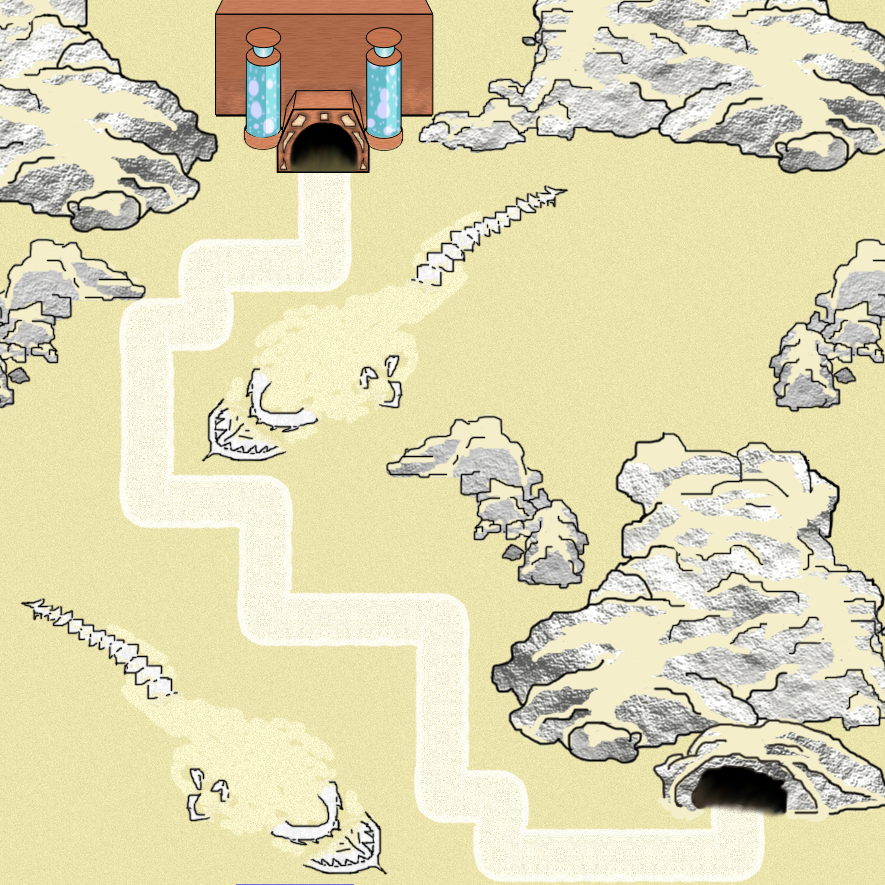

A 2D game scene composited from a Tiled map and its tileset images. What follows is a short description and the map's XML, with each tile layer's data collapsed to a summary:
An orthogonal 15x15 tile map with 59x59 px tiles, 5 tile layers (ground, path, obstacles, obstacle2, ...), 2 tilesets.

<map version="1.0" orientation="orthogonal" width="15" height="15" tilewidth="59" tileheight="59">
 <tileset firstgid="1" name="Tileset_Desert" tilewidth="59" tileheight="59">
  <image source="Tileset_Desert_test.png" trans="ff00ff" width="1126" height="1524" />
  <tile id="0">
   <properties>
    <property name="gtype" value="SAND_WAY" />
   </properties>
  </tile>
  <tile id="1">
   <properties>
    <property name="gtype" value="SAND_WAY" />
   </properties>
  </tile>
  <tile id="2">
   <properties>
    <property name="gtype" value="SAND_WAY" />
   </properties>
  </tile>
  <tile id="3">
   <properties>
    <property name="gtype" value="SAND_WAY" />
   </properties>
  </tile>
  <tile id="19">
   <properties>
    <property name="gtype" value="SAND_WAY" />
   </properties>
  </tile>
  <tile id="20">
   <properties>
    <property name="gtype" value="SAND_WAY" />
   </properties>
  </tile>
  <tile id="21">
   <properties>
    <property name="gtype" value="SAND_WAY" />
   </properties>
  </tile>
  <tile id="22">
   <properties>
    <property name="gtype" value="SAND_WAY" />
   </properties>
  </tile>
  <tile id="57">
   <properties>
    <property name="gtype" value="SAND" />
   </properties>
  </tile>
  <tile id="58">
   <properties>
    <property name="gtype" value="SAND" />
   </properties>
  </tile>
  <tile id="59">
   <properties>
    <property name="gtype" value="SAND" />
   </properties>
  </tile>
  <tile id="76">
   <properties>
    <property name="gtype" value="SAND" />
   </properties>
  </tile>
  <tile id="77">
   <properties>
    <property name="gtype" value="SAND" />
   </properties>
  </tile>
  <tile id="78">
   <properties>
    <property name="gtype" value="SAND" />
   </properties>
  </tile>
  <tile id="95">
   <properties>
    <property name="gtype" value="SAND" />
   </properties>
  </tile>
  <tile id="96">
   <properties>
    <property name="gtype" value="SAND" />
   </properties>
  </tile>
  <tile id="97">
   <properties>
    <property name="gtype" value="SAND" />
   </properties>
  </tile>
  <tile id="251">
   <properties>
    <property name="gtype" value="GENERIC_OBSTACLE" />
   </properties>
  </tile>
  <tile id="252">
   <properties>
    <property name="gtype" value="GENERIC_OBSTACLE" />
   </properties>
  </tile>
  <tile id="253">
   <properties>
    <property name="gtype" value="GENERIC_OBSTACLE" />
   </properties>
  </tile>
  <tile id="269">
   <properties>
    <property name="gtype" value="GENERIC_OBSTACLE" />
   </properties>
  </tile>
  <tile id="270">
   <properties>
    <property name="gtype" value="GENERIC_OBSTACLE" />
   </properties>
  </tile>
  <tile id="271">
   <properties>
    <property name="gtype" value="GENERIC_OBSTACLE" />
   </properties>
  </tile>
  <tile id="286">
   <properties>
    <property name="gtype" value="GENERIC_OBSTACLE" />
   </properties>
  </tile>
  <tile id="287">
   <properties>
    <property name="gtype" value="GENERIC_OBSTACLE" />
   </properties>
  </tile>
  <tile id="288">
   <properties>
    <property name="gtype" value="GENERIC_OBSTACLE" />
   </properties>
  </tile>
  <tile id="289">
   <properties>
    <property name="gtype" value="GENERIC_OBSTACLE" />
   </properties>
  </tile>
  <tile id="304">
   <properties>
    <property name="gtype" value="GENERIC_OBSTACLE" />
   </properties>
  </tile>
  <tile id="305">
   <properties>
    <property name="gtype" value="GENERIC_OBSTACLE" />
   </properties>
  </tile>
  <tile id="306">
   <properties>
    <property name="gtype" value="GENERIC_OBSTACLE" />
   </properties>
  </tile>
  <tile id="307">
   <properties>
    <property name="gtype" value="GENERIC_OBSTACLE" />
   </properties>
  </tile>
  <tile id="323">
   <properties>
    <property name="gtype" value="GENERIC_OBSTACLE" />
   </properties>
  </tile>
  <tile id="324">
   <properties>
    <property name="gtype" value="GENERIC_OBSTACLE" />
   </properties>
  </tile>
  <tile id="325">
   <properties>
    <property name="gtype" value="GENERIC_OBSTACLE" />
   </properties>
  </tile>
 </tileset>
 <tileset firstgid="476" name="Tileset_Desert_+_right" tilewidth="59" tileheight="59">
  <image source="Tileset_Desert_right_test.png" trans="ff00ff" width="1126" height="1524" />
 </tileset>
 <layer name="ground" width="15" height="15">
  <data>[225 cells, 225 non-empty, 9 distinct tile ids]</data>
 </layer>
 <layer name="path" width="15" height="15">
  <properties>
   <property name="blocked" value="true" />
   <property name="walkable" value="true" />
  </properties>
  <data>[225 cells, 36 non-empty, 16 distinct tile ids]</data>
 </layer>
 <layer name="obstacles" width="15" height="15">
  <properties>
   <property name="blocked" value="true" />
  </properties>
  <data>[225 cells, 135 non-empty, 114 distinct tile ids]</data>
 </layer>
 <layer name="obstacle2" width="15" height="15">
  <properties>
   <property name="blocked" value="true" />
  </properties>
  <data>[225 cells, 44 non-empty, 44 distinct tile ids]</data>
 </layer>
 <layer name="home &amp; spawn" width="15" height="15">
  <properties>
   <property name="blocked" value="true" />
  </properties>
  <data>[225 cells, 23 non-empty, 23 distinct tile ids]</data>
 </layer>
</map>
